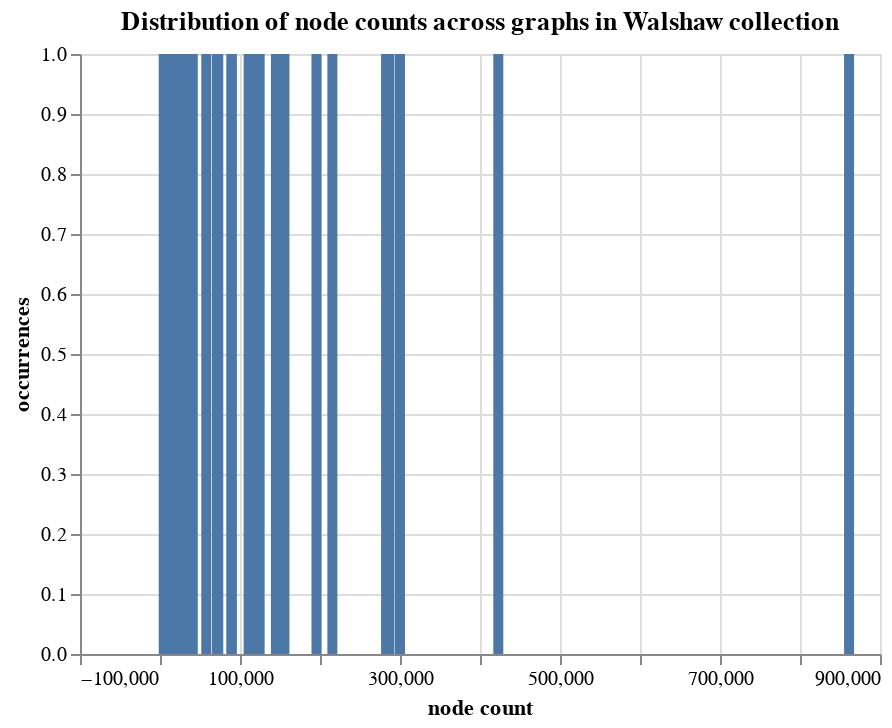

The code cell stored with this chart in its notebook:
### Code cell
numnodedict = {}
for g in arrstats:
    if g['nodes'] not in numnodedict:
        numnodedict[g['nodes']] = 1
    else: numnodedict[g['nodes']] += 1

source = pd.DataFrame({
    'node count': list(numnodedict.keys()),
    'occurrences': list(numnodedict.values())
})

alt.Chart(source, title="Distribution of node counts across graphs in Walshaw collection").mark_bar().encode(
    x='node count',
    y='occurrences'
)

### Figure 1 — Vega-Lite specification as saved in the notebook (floating-point values rounded to 4 significant figures)
{"config": {"view": {"continuousWidth": 400, "continuousHeight": 300}}, "data": {"name": "data-0fe72fccbd8fcaee143811d2810e034c"}, "mark": "bar", "encoding": {"x": {"field": "node count", "type": "quantitative"}, "y": {"field": "occurrences", "type": "quantitative"}}, "title": "Distribution of node counts across graphs in Walshaw collection", "$schema": "https://vega.github.io/schema/vega-lite/v4.17.0.json", "datasets": {"data-0fe72fccbd8fcaee143811d2810e034c": [{"node count": 35379, "occurrences": 1}, {"node count": 21120, "occurrences": 1}, {"node count": 282606, "occurrences": 1}, {"node count": 124565, "occurrences": 1}, {"node count": 9154, "occurrences": 1}, {"node count": 31206, "occurrences": 1}, {"node count": 33656, "occurrences": 1}, {"node count": 4661, "occurrences": 1}, {"node count": 155559, "occurrences": 1}, {"node count": 9438, "occurrences": 1}, {"node count": 89801, "occurrences": 1}, {"node count": 18178, "occurrences": 1}, {"node count": 119449, "occurrences": 1}, {"node count": 422879, "occurrences": 1}, {"node count": 286834, "occurrences": 1}, {"node count": 195616, "occurrences": 1}, {"node count": 215457, "occurrences": 1}, {"node count": 144896, "occurrences": 1}, {"node count": 19594, "occurrences": 1}, {"node count": 299998, "occurrences": 1}, {"node count": 21521, "occurrences": 1}, {"node count": 72844, "occurrences": 1}, {"node count": 32771, "occurrences": 1}, {"node count": 17474, "occurrences": 1}, {"node count": 71157, "occurrences": 1}, {"node count": 110788, "occurrences": 1}, {"node count": 9489, "occurrences": 1}, {"node count": 861323, "occurrences": 1}, {"node count": 5699, "occurrences": 1}, {"node count": 57845, "occurrences": 1}, {"node count": 41003, "occurrences": 1}, {"node count": 27956, "occurrences": 1}, {"node count": 24655, "occurrences": 1}, {"node count": 89174, "occurrences": 1}]}}
